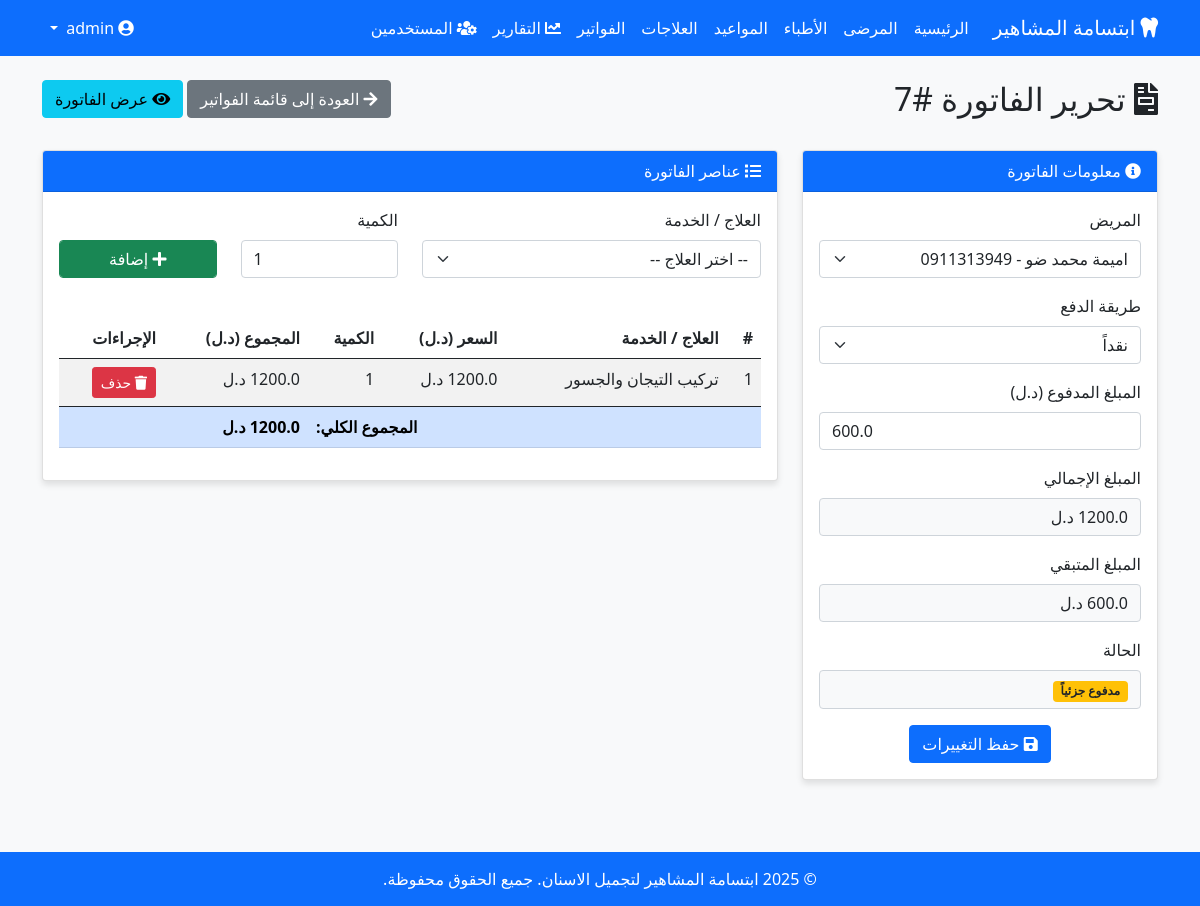
The page /invoices/edit/7 (signed in) on the database its author committed.
### models.py (models this page shows)
class Invoice(db.Model):
    id = db.Column(db.Integer, primary_key=True)
    patient_id = db.Column(db.Integer, db.ForeignKey('patient.id'), nullable=False)
    date = db.Column(db.Date, default=datetime.utcnow().date)
    total_amount = db.Column(db.Float, default=0.0)  # المبلغ الإجمالي بالدينار الليبي
    paid_amount = db.Column(db.Float, default=0.0)  # المبلغ المدفوع بالدينار الليبي
    payment_method = db.Column(db.String(20), default='cash')  # cash, card
    status = db.Column(db.String(20), default='unpaid')  # unpaid, partial, paid
    created_at = db.Column(db.DateTime, default=datetime.utcnow)
    items = db.relationship('InvoiceItem', backref='invoice', lazy=True)
    previous_invoice_id = db.Column(db.Integer, db.ForeignKey('invoice.id'), nullable=True)  # الفاتورة السابقة
    carried_amount = db.Column(db.Float, default=0.0)  # المبلغ المحمول من الفاتورة السابقة
    next_invoices = db.relationship('Invoice', backref=db.backref('previous_invoice', remote_side=[id]), lazy=True)

class Patient(db.Model):
    id = db.Column(db.Integer, primary_key=True)
    name = db.Column(db.String(100), nullable=False)
    phone = db.Column(db.String(20), nullable=False)
    address = db.Column(db.String(200))
    created_at = db.Column(db.DateTime, default=datetime.utcnow)
    appointments = db.relationship('Appointment', backref='patient', lazy=True)
    invoices = db.relationship('Invoice', backref='patient', lazy=True)

class InvoiceItem(db.Model):
    id = db.Column(db.Integer, primary_key=True)
    invoice_id = db.Column(db.Integer, db.ForeignKey('invoice.id'), nullable=False)
    treatment_id = db.Column(db.Integer, db.ForeignKey('treatment.id'), nullable=False)
    quantity = db.Column(db.Integer, default=1)
    price = db.Column(db.Float, nullable=False)  # السعر بالدينار الليبي
    created_at = db.Column(db.DateTime, default=datetime.utcnow)

class Treatment(db.Model):
    id = db.Column(db.Integer, primary_key=True)
    name = db.Column(db.String(100), nullable=False)
    description = db.Column(db.Text)
    price = db.Column(db.Float, nullable=False)  # السعر بالدينار الليبي
    created_at = db.Column(db.DateTime, default=datetime.utcnow)
    invoice_items = db.relationship('InvoiceItem', backref='treatment', lazy=True)

### app.py (the view, shortened to what this page needs)
@app.route('/invoices/edit/<int:id>', methods=['GET', 'POST'])
@permission_required('edit_invoice')
def edit_invoice(id):
    invoice = Invoice.query.get_or_404(id)
    previous_invoice = None
    if invoice.previous_invoice_id:
        previous_invoice = Invoice.query.get(invoice.previous_invoice_id)
    patients = Patient.query.all()
    treatments = Treatment.query.all()
    return render_template('edit_invoice.html', invoice=invoice, patients=patients, treatments=treatments, previous_invoice=previous_invoice)

### app.py (called while the page is built)
@app.before_request
def check_login():
    public_endpoints = ['login', 'static']
    if not current_user.is_authenticated and request.endpoint not in public_endpoints:
        return redirect(url_for('login'))

@login_manager.user_loader
def load_user(user_id):
    return User.query.get(int(user_id))

def permission_required(permission):
    def decorator(f):
        @functools.wraps(f)
        def decorated_function(*args, **kwargs):
            if not current_user.is_authenticated:
                return redirect(url_for('login'))
            if not current_user.has_permission(permission):
                flash('ليس لديك صلاحية للوصول إلى هذه الصفحة', 'danger')
                return redirect(url_for('index'))
            return f(*args, **kwargs)
        return decorated_function
    return decorator

### models.py (called while the page is built)
    def has_permission(self, permission_name):
        for role_permission in self.role.permissions:
            if role_permission.permission.name == permission_name:
                return True
        return False

### templates/edit_invoice.html (shortened to what this page needs)
{% extends 'base.html' %}
{% block content %}
<div class="row mb-4">
    <div class="col-md-8">
        <h2><i class="fas fa-file-invoice"></i> تحرير الفاتورة #{{ invoice.id }}</h2>
    </div>
    <div class="col-md-4 text-end">
        <a href="{{ url_for('invoices') }}" class="btn btn-secondary">
            <i class="fas fa-arrow-right"></i> العودة إلى قائمة الفواتير
        </a>
        <a href="{{ url_for('view_invoice', id=invoice.id) }}" class="btn btn-info">
            <i class="fas fa-eye"></i> عرض الفاتورة
        </a>
    </div>
</div>
<div class="row">
    <div class="col-md-4">
        <div class="card mb-4">
            <div class="card-header">
                <i class="fas fa-info-circle"></i> معلومات الفاتورة
            </div>
            <div class="card-body">
                <form method="POST" action="{{ url_for('edit_invoice', id=invoice.id) }}">
                    <div class="mb-3">
                        <label for="patient_id" class="form-label">المريض</label>
                        <select class="form-select" id="patient_id" name="patient_id" required>
                            {% for patient in patients %}
                            <option value="{{ patient.id }}" {% if patient.id == invoice.patient_id %}selected{% endif %}>
                                {{ patient.name }} - {{ patient.phone }}
                            </option>
                            {% endfor %}
                        </select>
                    </div>
                    <div class="mb-3">
                        <label for="payment_method" class="form-label">طريقة الدفع</label>
                        <select class="form-select" id="payment_method" name="payment_method" required>
                            <option value="cash" {% if invoice.payment_method == 'cash' %}selected{% endif %}>نقداً</option>
                        </select>
                    </div>
                    <div class="mb-3">
                        <label for="paid_amount" class="form-label">المبلغ المدفوع (د.ل)</label>
                        <input type="number" step="0.01" min="0" class="form-control" id="paid_amount" name="paid_amount" value="{{ invoice.paid_amount }}">
                    </div>
                    <div class="mb-3">
                        <label class="form-label">المبلغ الإجمالي</label>
                        <div class="form-control bg-light">{{ invoice.total_amount }} د.ل</div>
                    </div>
                    <div class="mb-3">
                        <label class="form-label">المبلغ المتبقي</label>
                        <div class="form-control bg-light">{{ invoice.total_amount - invoice.paid_amount }} د.ل</div>
                    </div>
                    <div class="mb-3">
                        <label class="form-label">الحالة</label>
                        <div class="form-control bg-light">
                            {% if invoice.status == 'paid' %}
                            <span class="badge bg-success">مدفوع</span>
                            {% elif invoice.status == 'partial' %}
                            <span class="badge bg-warning text-dark">مدفوع جزئياً</span>
                            {% elif invoice.status == 'unpaid' %}
                            <span class="badge bg-danger">غير مدفوع</span>
                            {% elif invoice.status == 'carried_forward' %}
                            <span class="badge bg-info">مرحل للفاتورة التالية</span>
                            {% elif invoice.status == 'paid_in_next' %}
                            <span class="badge bg-primary">مدفوع في فاتورة لاحقة</span>
                            {% endif %}
                        </div>
                    </div>
                    <div class="text-center">
                        <button type="submit" class="btn btn-primary">
                            <i class="fas fa-save"></i> حفظ التغييرات
                        </button>
                    </div>
                </form>
            </div>
        </div>
    </div>
    <div class="col-md-8">
        <div class="card mb-4">
            <div class="card-header">
                <i class="fas fa-list"></i> عناصر الفاتورة
            </div>
            <div class="card-body">
                <form method="POST" action="{{ url_for('add_invoice_item', invoice_id=invoice.id) }}" class="mb-4">
                    <div class="row">
                        <div class="col-md-6 mb-3">
                            <label for="treatment_id" class="form-label">العلاج / الخدمة</label>
                            <select class="form-select" id="treatment_id" name="treatment_id" required>
                                <option value="">-- اختر العلاج --</option>
                            </select>
                        </div>
                        <div class="col-md-3 mb-3">
                            <label for="quantity" class="form-label">الكمية</label>
                            <input type="number" min="1" class="form-control" id="quantity" name="quantity" value="1" required>
                        </div>
                        <div class="col-md-3 mb-3">
                            <label class="form-label">&nbsp;</label>
                            <button type="submit" class="btn btn-success form-control">
                                <i class="fas fa-plus"></i> إضافة
                            </button>
                        </div>
                    </div>
                </form>
                {% if invoice.items %}
                <div class="table-responsive">
                    <table class="table table-striped">
                        <thead>
                            <tr>
                                <th>#</th>
                                <th>العلاج / الخدمة</th>
                                <th>السعر (د.ل)</th>
                                <th>الكمية</th>
                                <th>المجموع (د.ل)</th>
                                <th>الإجراءات</th>
                            </tr>
                        </thead>
                        <tbody>
                            {% for item in invoice.items %}
                            <tr>
                                <td>{{ loop.index }}</td>
                                <td>{{ item.treatment.name }}</td>
                                <td>{{ item.price }} د.ل</td>
                                <td>{{ item.quantity }}</td>
                                <td>{{ item.price * item.quantity }} د.ل</td>
                                <td>
                                    <a href="{{ url_for('delete_invoice_item', item_id=item.id) }}" class="btn btn-sm btn-danger" onclick="return confirm('هل أنت متأكد من حذف هذا العنصر؟');">
                                        <i class="fas fa-trash"></i> حذف
                                    </a>
                                </td>
                            </tr>
                            {% endfor %}
                        </tbody>
                        <tfoot>
                            <tr class="table-primary">
                                <th colspan="4" class="text-end">المجموع الكلي:</th>
                                <th>{{ invoice.total_amount }} د.ل</th>
                                <th></th>
                            </tr>
                        </tfoot>
                    </table>
                </div>
                {% else %}
                <div class="alert alert-info text-center">
                    لا توجد عناصر في هذه الفاتورة. أضف بعض العلاجات أو الخدمات.
                </div>
                {% endif %}
            </div>
        </div>
    </div>
</div>
{% endblock %}

### templates/base.html (style rules this page uses)
body { font-family: 'Segoe UI', Tahoma, Geneva, Verdana, sans-serif; background-color: #f8f9fa; }
.card { margin-bottom: 20px; box-shadow: 0 4px 6px rgba(0, 0, 0, 0.1); }
.card-header { background-color: #0d6efd; color: white; }
.btn-primary { background-color: #0d6efd; border-color: #0d6efd; }
.btn-danger { background-color: #dc3545; border-color: #dc3545; }
.table { background-color: white; }

### rows shown on the page
Invoice: id "7", patient_id "اميمة محمد ضو - 0911313949", payment_method "نقداً", paid_amount "600.0", invoice.total_amount-invoice.paid_amount "600.0", total_amount "1200.0"
InvoiceItem: treatment.name "تركيب التيجان والجسور", quantity "1"
